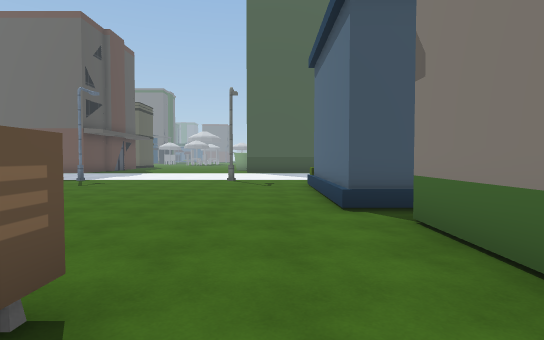
View 1 (above)

24 first-person views from a walk through a Unity game level. The camera is 1.5 m above the floor, tilts 2° down and sees 80° across. The floor is counted in squares, 2 m on a side. Each view is taken from the middle of a square. On the plan, view 1 faces up. The plan holds only what a view shows up to about 11 squares ahead; the rest is blank. The place goes on beyond the plan. The player is left out. Some animated figures are left out. Some surface patterns are stand-ins.

View 2
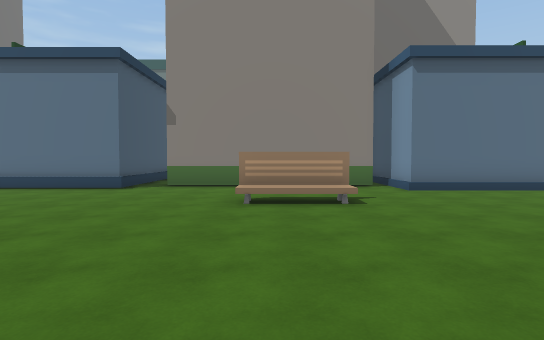

View 3
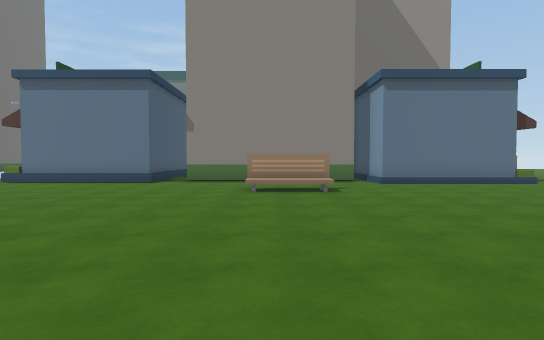

View 4
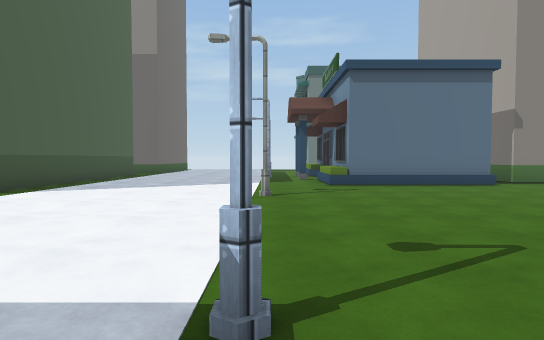

View 5
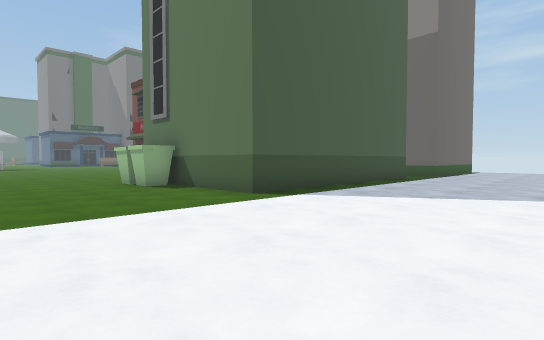

View 6
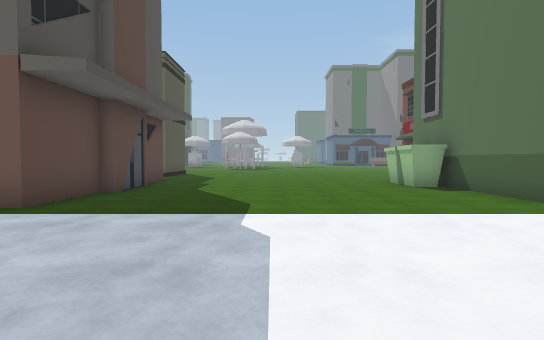

View 7
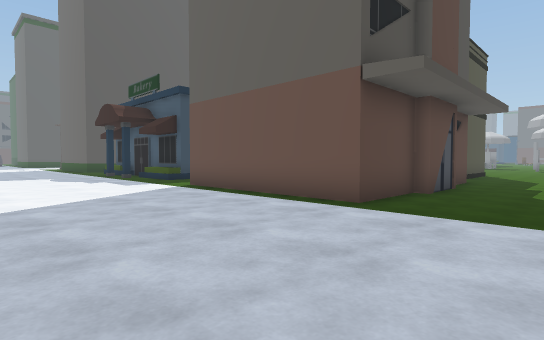

View 8
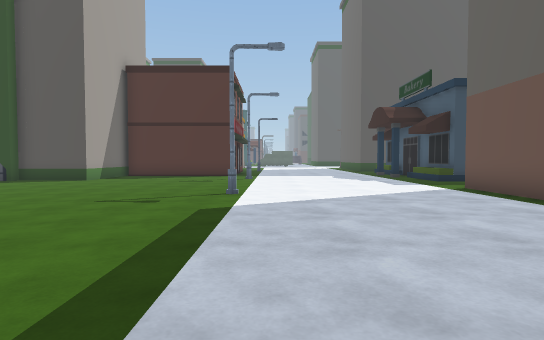

View 9
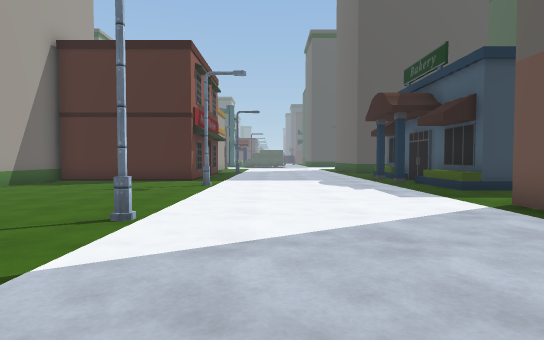

View 10
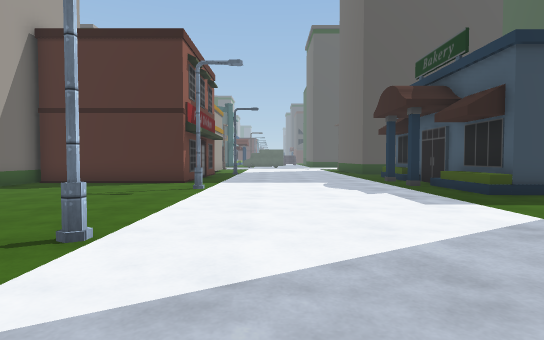

View 11
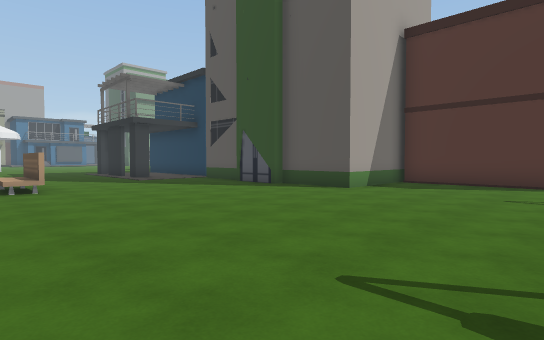

View 12
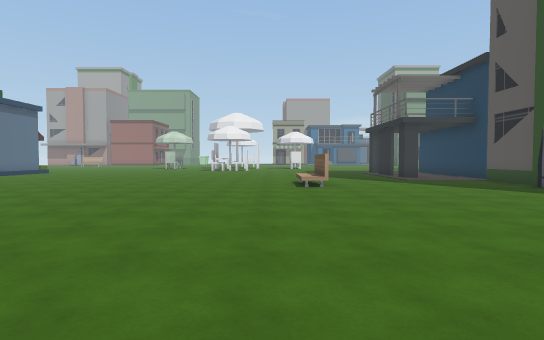

View 13
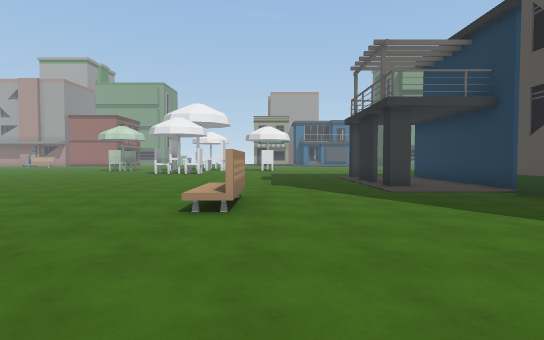

View 14
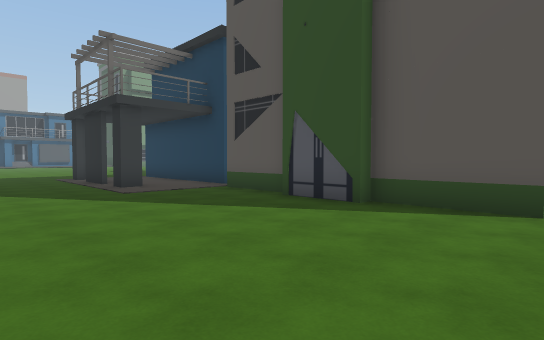

View 15
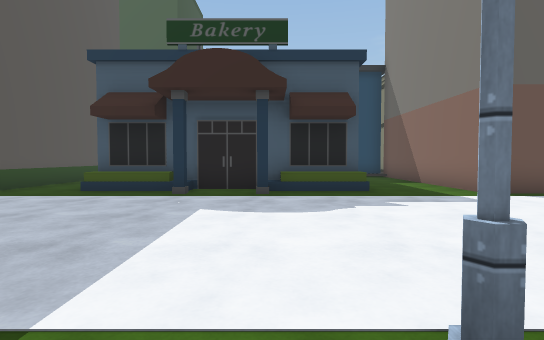

View 16
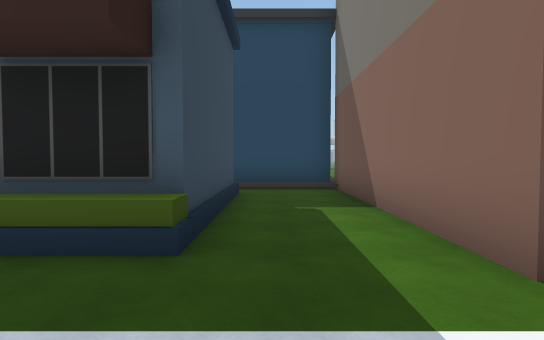

View 17
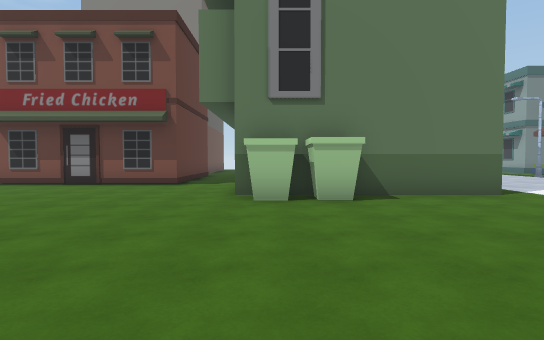

View 18
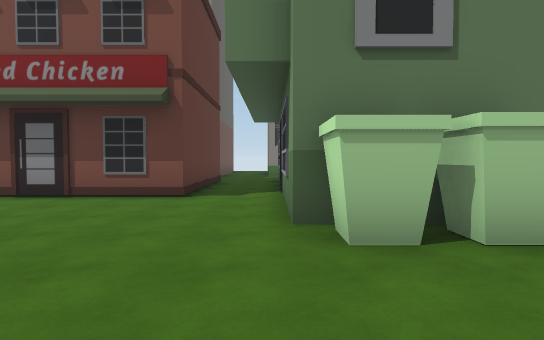

View 19
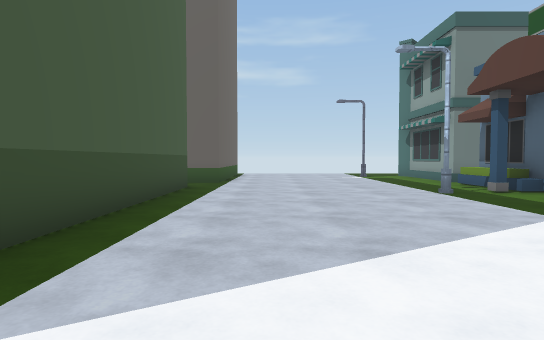

View 20
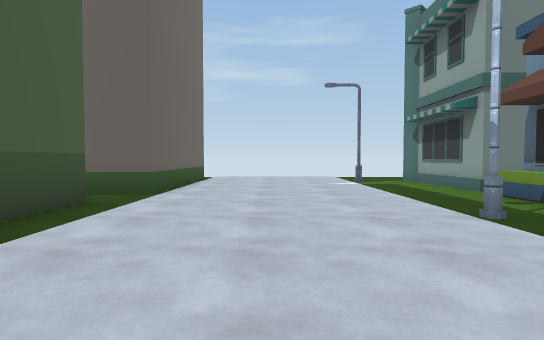

View 21
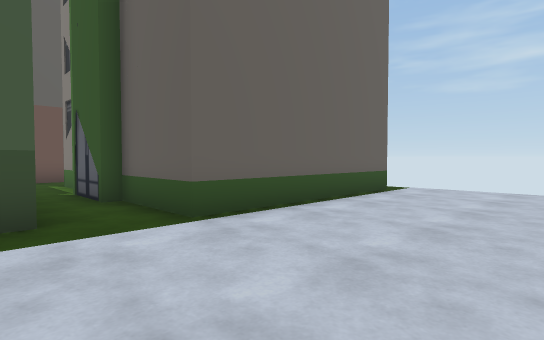

View 22
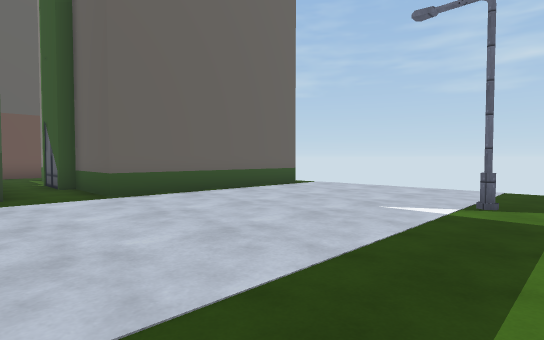

View 23
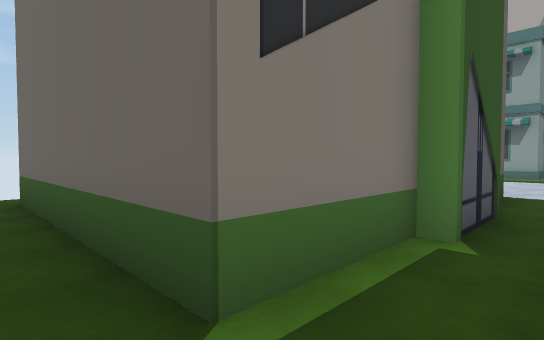

View 24
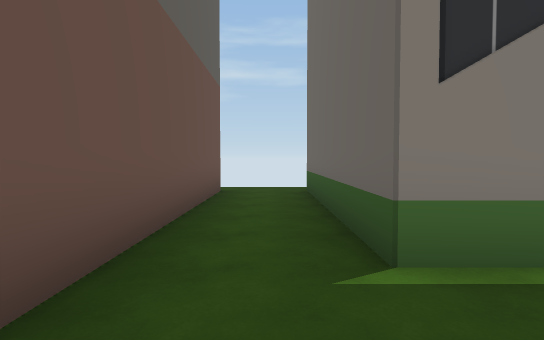

### Floor plan
Key: @ floor where view 1 was taken; # wall or solid block; x gap in a wall; . floor; / step, stairs or slope; O other object.
Columns run from 24 left of view 1 to 14 right of it. Each row starts with its distance up from view 1.
 29                         ..#
 28                        ...#
 27                       ....#
 26                ..  .......#
 25               ...  .......#####OOOOOOO.
 24       ###/    ... .....................
 23       ///O    O........OOOOOOOO.OOOOOO.
 22       O..O    O.......OO       .O
 21       O..O    O.......OO       .O
 20       O..O    O........O       .O
 19       O..O    O........O       .O
 18 OOOOOOO..O    O........OOOOOOOO.O
 17 ..O.O....OOOOOO.................OOOOOO.
 16 .......................................
 15 .......................................
 14 .......................................
 13  ......................................
 12   .....................................
 11   ...O....O......O.....O.....O......O..
 10   ##............ ...........OO.......
  9    #...........   .......OOO OOOOOOOO
  8    #............   ......O      O
  7    #.............  ......O      O
  6   ##..............  .....O
  5   OOOO............ ......OOOO
  4      O....................OO
  3       O...................O
  2       O...................O
  1      O......O..........O..O
  0      O......O..........O@.O
 -1      O....................O
 -2      #.....................
 -3      #...................OOO
 -4      #..x................O
 -5      #. #... ........ ...O

Positions as (right, up) in squares from view 1, and headings:
1: (0, 0), facing up
2: (-7, 1), facing right
3: (-9, 1), facing right
4: (-8, 11), facing right
5: (-6, 12), facing up-right
6: (-6, 12), facing up
7: (-7, 12), facing up-left
8: (-7, 12), facing left
9: (-10, 13), facing left
10: (-11, 13), facing left
11: (-11, 10), facing down-left
12: (-11, 10), facing down
13: (-13, 6), facing down
14: (-13, 6), facing down-left
15: (-20, 10), facing up
16: (-17, 15), facing up
17: (-8, 22), facing right
18: (-5, 23), facing right
19: (-2, 15), facing right
20: (1, 14), facing right
21: (6, 13), facing up-right
22: (6, 10), facing up-right
23: (7, 24), facing down-right
24: (6, 24), facing right
